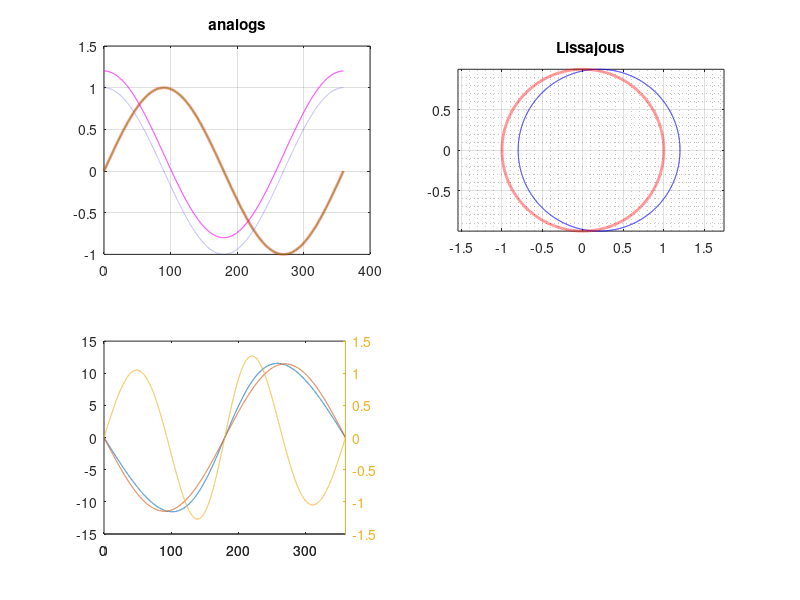

Source code (MATLAB): (Note: this script raises an error after producing the figure.)
theta=linspace(0,360,10000);

A0=0.0;
B0=0.2;

A1=1.0;
B1=1.00;

fi_A1=0;
fi_B1=0;

asin=A1.*sind(theta+fi_A1)+A0;
acos=B1.*cosd(theta+fi_B1)+B0;
protokol=atan2d(asin,acos)-theta;
protokol(protokol<-180)=protokol(protokol<-180)+360;
protokol(protokol> 180)=protokol(protokol> 180)-360;

f1=figure('Position',[1921 17 1680 974]);
subplot(2,2,1)
plot(theta,asin,'-g',theta,acos,'-m',theta,cosd(theta),':b',theta,sind(theta),':r','LineWidth',2)
title('analogs')
grid on
subplot(2,2,2)
plot(acos,asin,'-b',cosd(theta),sind(theta),':r','LineWidth',2)
title('Lissajous')
axis equal
grid on 
grid minor

pred_err=(fi_A1+fi_B1)./2+(fi_A1-fi_B1)./2.*cosd(2.*theta)+ ...
         (A1./B1-1)./2.*sind(2.*theta).*180/pi+ ...
         A0.*cosd(theta).*180/pi-...
         B0.*sind(theta).*180/pi;

subplot(2,2,3)
title('Napaka')
[hAx,hL1,hL2]=plotyy(theta,[protokol;pred_err],theta,protokol-pred_err)
hL1.LineWidth=2;
hL2.LineWidth=2;

legend('protokol','pred err')
grid on
grid minor

Y=fft(protokol-pred_err);
mag=2.*abs(Y(1:(length(Y)/2+1)))./length(Y);

subplot(2,2,4)
bar(mag(1:6))
title('razlika napak')
grid on
grid minor



%%
close all